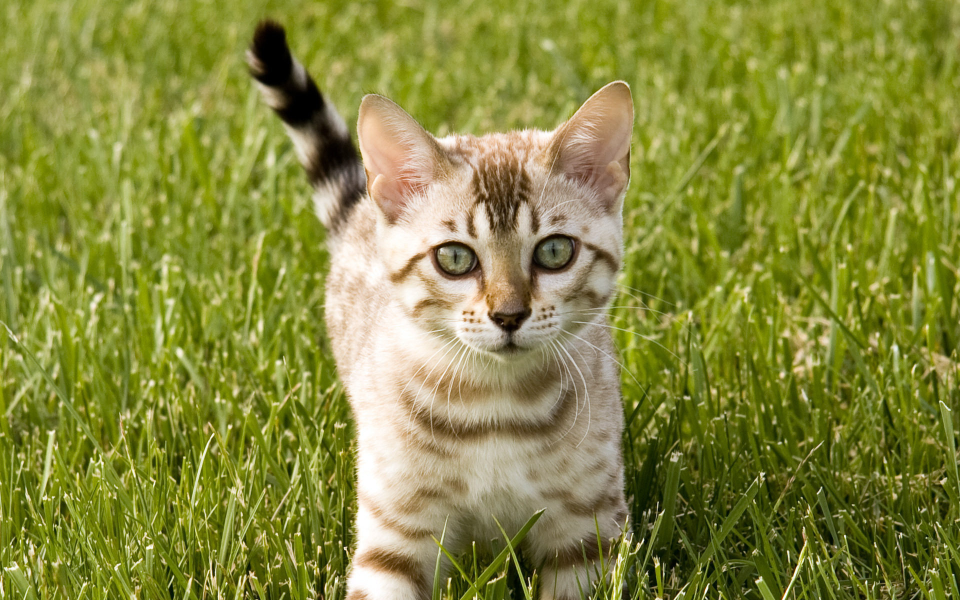
#> input picture cat.jpg, 1920 x 1200 px (shown at 1/2 size)
$ jupyter execute --allow-errors DatasetLoader.ipynb
#> lines starting #> are read from the running program, lines starting #| are printed output that depends on the picture
[cell 1]
import os
from random import choice
from PIL import Image
import numpy as np

class DatasetLoader():
    def __init__(self, source_path = 'D:\!EMONEW_cropped', classes = 7):
        self.source_path = os.path.normpath(source_path)
        self.data = []
        self.num_classes = classes

        for path in os.listdir(path=source_path):
            source_path = os.path.join(self.source_path, path)
            if os.path.isdir(source_path):
                classes = classes - 1
                target = [0]*self.num_classes
                target[classes] = 1
                self._list_to_jpeg(source_path, target)

    def _list_to_jpeg(self, path, target):
        for i in os.walk(path):
            for j in i[2]:
                if '.jpg' in j or '.png' in j:
                    self.data.append([[os.path.join(i[0], j)], target])
    def get_batch(self, len_batch):
        batch_data = []
        batch_target = []
        for i in range(len_batch):
            d, t = choice(self.data)
            batch_target.append(t)
            batch_data.append(np.asarray(Image.open(d[0])).transpose(2,0,1))
        return np.array(batch_data), np.array(batch_target)

#> (a cell that did not finish here is left out)

#> (a cell that did not finish here is left out)

[cell 4]
im = Image.open('cat.jpg')
#> im is the input picture: PIL image 1920x1200 RGB; mean R, G, B 134.4, 137.5, 62.1

[cell 5]
Image.fromarray(np.asarray(im).reshape(3,1200,1920)[0])
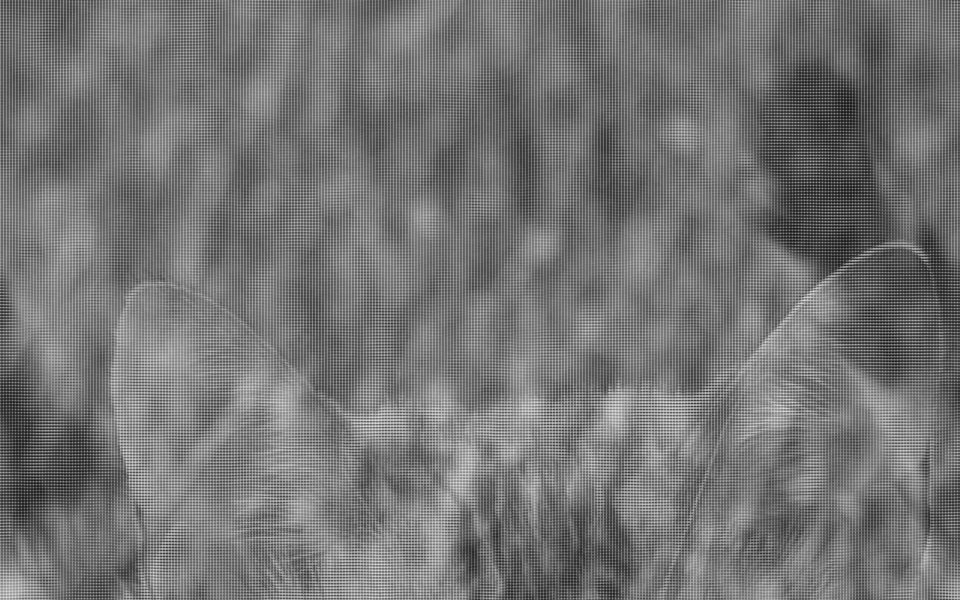
#> Out: PIL image 1920x1200 L (shown at 1/2 size); min 0, max 255, mean 116.4

[cell 6]
import matplotlib.pyplot as plt
import cv2

[cell 7]
plt.imshow(np.asarray(im).transpose(2,0,1)[2], cmap = 'gray')
plt.show()
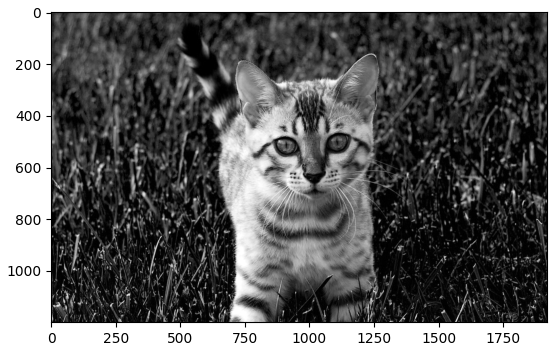
#> figure drawn by matplotlib, 1 panel

[cell 8]
np.asarray(im).transpose(2,0,1).shape
#> Out = (3, 1200, 1920)
